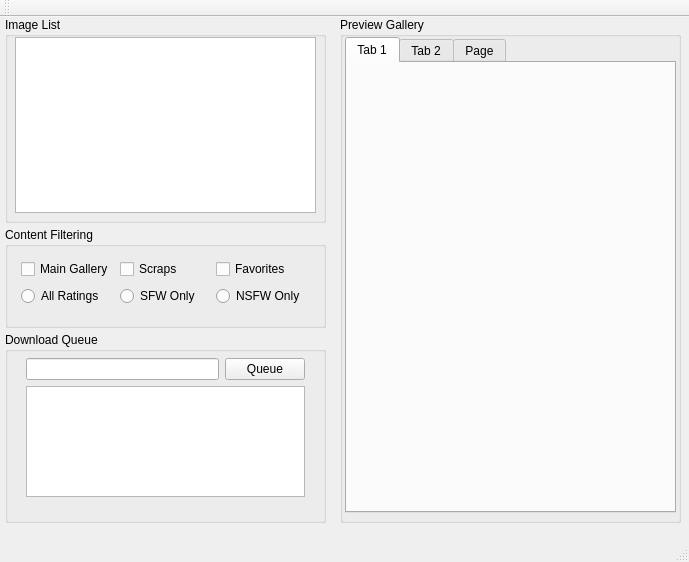
<?xml version="1.0" encoding="UTF-8"?>
<ui version="4.0">
 <class>FDumperv2Class</class>
 <widget class="QMainWindow" name="FDumperv2Class">
  <property name="geometry">
   <rect>
    <x>0</x>
    <y>0</y>
    <width>689</width>
    <height>562</height>
   </rect>
  </property>
  <property name="windowTitle">
   <string>FDumperv2</string>
  </property>
  <widget class="QWidget" name="centralWidget">
   <widget class="QTabWidget" name="galleryTabs">
    <property name="geometry">
     <rect>
      <x>345</x>
      <y>20</y>
      <width>331</width>
      <height>476</height>
     </rect>
    </property>
    <property name="currentIndex">
     <number>0</number>
    </property>
    <widget class="QWidget" name="tab">
     <attribute name="title">
      <string>Tab 1</string>
     </attribute>
    </widget>
    <widget class="QWidget" name="tab_2">
     <attribute name="title">
      <string>Tab 2</string>
     </attribute>
    </widget>
    <widget class="QWidget" name="tab_3">
     <attribute name="title">
      <string>Page</string>
     </attribute>
    </widget>
   </widget>
   <widget class="QGroupBox" name="groupBox">
    <property name="geometry">
     <rect>
      <x>5</x>
      <y>315</y>
      <width>321</width>
      <height>191</height>
     </rect>
    </property>
    <property name="title">
     <string>Download Queue</string>
    </property>
    <widget class="QWidget" name="layoutWidget">
     <property name="geometry">
      <rect>
       <x>10</x>
       <y>15</y>
       <width>301</width>
       <height>161</height>
      </rect>
     </property>
     <layout class="QVBoxLayout" name="verticalLayout_3">
      <item>
       <layout class="QHBoxLayout" name="horizontalLayout">
        <item>
         <widget class="QLineEdit" name="queueLineInput"/>
        </item>
        <item>
         <widget class="QPushButton" name="addToQueue">
          <property name="text">
           <string>Queue</string>
          </property>
         </widget>
        </item>
       </layout>
      </item>
      <item>
       <widget class="QTableView" name="queueTable"/>
      </item>
     </layout>
    </widget>
   </widget>
   <widget class="QGroupBox" name="groupBox_2">
    <property name="geometry">
     <rect>
      <x>5</x>
      <y>210</y>
      <width>321</width>
      <height>101</height>
     </rect>
    </property>
    <property name="title">
     <string>Content Filtering</string>
    </property>
   </widget>
   <widget class="QGroupBox" name="groupBox_3">
    <property name="geometry">
     <rect>
      <x>5</x>
      <y>0</y>
      <width>321</width>
      <height>206</height>
     </rect>
    </property>
    <property name="title">
     <string>Image List</string>
    </property>
    <widget class="QTableView" name="reportView">
     <property name="geometry">
      <rect>
       <x>10</x>
       <y>20</y>
       <width>301</width>
       <height>176</height>
      </rect>
     </property>
    </widget>
   </widget>
   <widget class="QGroupBox" name="groupBox_4">
    <property name="geometry">
     <rect>
      <x>340</x>
      <y>0</y>
      <width>341</width>
      <height>506</height>
     </rect>
    </property>
    <property name="title">
     <string>Preview Gallery</string>
    </property>
   </widget>
   <widget class="QWidget" name="layoutWidget">
    <property name="geometry">
     <rect>
      <x>10</x>
      <y>230</y>
      <width>306</width>
      <height>71</height>
     </rect>
    </property>
    <layout class="QGridLayout" name="gridLayout">
     <item row="0" column="0">
      <widget class="QCheckBox" name="ctfilterMain">
       <property name="text">
        <string>Main Gallery</string>
       </property>
       <property name="checked">
        <bool>false</bool>
       </property>
      </widget>
     </item>
     <item row="0" column="1">
      <widget class="QCheckBox" name="ctfilterScraps">
       <property name="text">
        <string>Scraps</string>
       </property>
      </widget>
     </item>
     <item row="0" column="2">
      <widget class="QCheckBox" name="ctfilterFavs">
       <property name="text">
        <string>Favorites</string>
       </property>
      </widget>
     </item>
     <item row="1" column="0">
      <widget class="QRadioButton" name="allRatings">
       <property name="text">
        <string>All Ratings</string>
       </property>
      </widget>
     </item>
     <item row="1" column="1">
      <widget class="QRadioButton" name="SFWonly">
       <property name="text">
        <string>SFW Only</string>
       </property>
      </widget>
     </item>
     <item row="1" column="2">
      <widget class="QRadioButton" name="NSFWonly">
       <property name="text">
        <string>NSFW Only</string>
       </property>
      </widget>
     </item>
    </layout>
    <zorder>ctfilterMain</zorder>
    <zorder>ctfilterScraps</zorder>
    <zorder>allRatings</zorder>
    <zorder>SFWonly</zorder>
    <zorder>NSFWonly</zorder>
    <zorder>ctfilterFavs</zorder>
   </widget>
   <widget class="QWidget" name="layoutWidget">
    <property name="geometry">
     <rect>
      <x>0</x>
      <y>0</y>
      <width>2</width>
      <height>2</height>
     </rect>
    </property>
    <layout class="QVBoxLayout" name="verticalLayout"/>
   </widget>
   <widget class="QWidget" name="layoutWidget">
    <property name="geometry">
     <rect>
      <x>0</x>
      <y>0</y>
      <width>2</width>
      <height>2</height>
     </rect>
    </property>
    <layout class="QVBoxLayout" name="verticalLayout_2"/>
   </widget>
   <zorder>layoutWidget</zorder>
   <zorder>layoutWidget</zorder>
   <zorder>groupBox</zorder>
   <zorder>groupBox_2</zorder>
   <zorder>layoutWidget</zorder>
   <zorder>groupBox_4</zorder>
   <zorder>groupBox_3</zorder>
   <zorder>galleryTabs</zorder>
  </widget>
  <widget class="QMenuBar" name="menuBar">
   <property name="geometry">
    <rect>
     <x>0</x>
     <y>0</y>
     <width>689</width>
     <height>26</height>
    </rect>
   </property>
  </widget>
  <widget class="QToolBar" name="mainToolBar">
   <attribute name="toolBarArea">
    <enum>TopToolBarArea</enum>
   </attribute>
   <attribute name="toolBarBreak">
    <bool>false</bool>
   </attribute>
  </widget>
  <widget class="QStatusBar" name="statusBar"/>
 </widget>
 <layoutdefault spacing="6" margin="11"/>
 <resources>
  <include location="FDumperv2.qrc"/>
 </resources>
 <connections/>
 <designerdata>
  <property name="gridDeltaX">
   <number>5</number>
  </property>
  <property name="gridDeltaY">
   <number>5</number>
  </property>
  <property name="gridSnapX">
   <bool>true</bool>
  </property>
  <property name="gridSnapY">
   <bool>true</bool>
  </property>
  <property name="gridVisible">
   <bool>true</bool>
  </property>
 </designerdata>
</ui>
